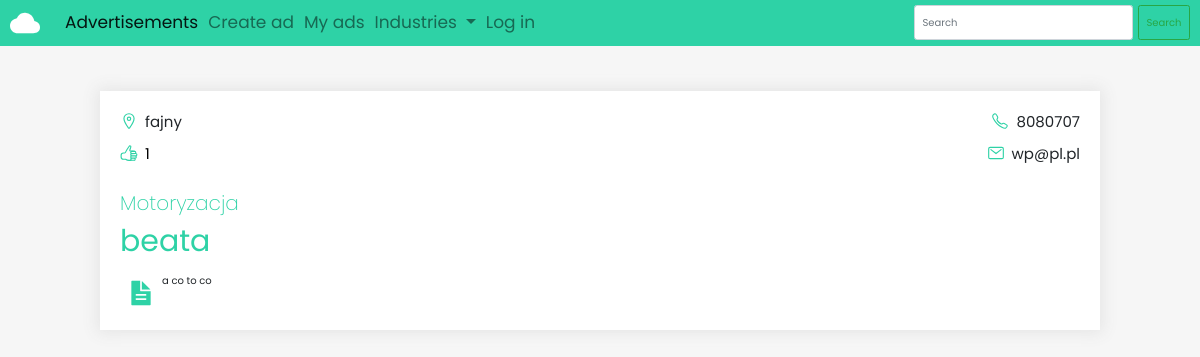
Page /8 on the committed database.
### ads/models.py (models this page shows, shortened)
class Advertisement(models.Model):
    company = models.CharField(max_length=300)
    address = models.CharField(max_length=400)
    email = models.EmailField(max_length=254)
    phone = models.CharField(max_length=14)
    desc = models.TextField()
    industries = [
        ('', 'Choose industry'),
        ('nr', 'Nieruchomości'),
        ('zd', 'Zdrowie'),
        ('mt', 'Motoryzacja'),
        ('ft', 'Fitness')
    ]
    industry = models.CharField(max_length=2,choices=industries, default='')
    user = models.ForeignKey(User, on_delete = models.CASCADE, related_name='ads')
    likes = models.ManyToManyField(User, blank=True, related_name='likes')
    def display_industry(self):
        for industry in self.industries:
            if self.industry in industry:
                to_Display = industry[1]
        return to_Display
    def total_likes(self):
        return self.likes.count()

### ads/views.py (the view)
# urls.py: path('<int:adId>', views.detail, name = 'detail'),
def detail(request, adId):
    ad = get_object_or_404(Advertisement, pk=adId)
    if ad.likes.filter(id=request.user.id).exists():
        ad.is_liked = True
    else:
        ad.is_liked = False
    return render(request, 'detail.html', {'ad' : ad})

### ads/templates/detail.html (shortened to what this page needs)
{% extends 'base.html' %}
{% block content %}
<div class="row">
    <div class="ad-box" id="detail">
        <div class="info-line">
            <div class="info-data">
                <p class="small-info">
                    <ion-icon name="location-outline"></ion-icon>{{ad.address}}
                </p>
                <p class="small-info">
                    {% if ad.is_liked %}
                    <a href="{% url 'ads:like' ad.id %}">
                        <ion-icon name="thumbs-up"></ion-icon>{{ad.total_likes}}
                    </a>
                    {% else %}
                    <a href="{% url 'ads:like' ad.id %}">
                        <ion-icon name="thumbs-up-outline"></ion-icon>{{ad.total_likes}}
                    </a>
                    {% endif %}
                </p>
            </div>
            <div class="info-data">
                <p class="small-info">
                    <ion-icon name="call-outline"></ion-icon>{{ad.phone}}
                </p>
                <p class="small-info">
                    <ion-icon name="mail-outline"></ion-icon>{{ad.email}}
                </p>
            </div>
        </div>
        <div class="main-box">
            <p class="industry">{{ad.display_industry}}</p>
            <h2>{{ad.company}}</h2>
            <div class="desc-row">
            <p><ion-icon name="document-text-sharp"></ion-icon></p>
                {{ad.desc}}
            </div>
        </div>
        </div>
    </div>
{% endblock content %}

### ads/static/css/styles.css (style rules this page uses)
* { margin: 0; padding: 0; box-sizing: border-box; }
:root { --background: #f6f6f6; --primary: #2ed2a6; }
html, body { font-size: 10px; font-family: 'Poppins', sans-serif; background-color: var(--background); }
a, a:hover { text-decoration: none; color: black; }
.row { max-width: 1200px; margin: 0 auto; }
.ad-box { width: 100%; background-color: #fff; padding: 1.5rem; box-shadow: 0 0 15px 3px #e5e5e5; transition: box-shadow 0.4s; height: 100%; }
.ad-box h2 { font-size: 2.5rem; font-weight: 400; color: var(--primary); }
.ad-box ion-icon { color: var(--primary); font-size: 1.8rem; margin-right: 0.7rem; margin-bottom: -3px; }
.small-info { font-size: 1.5rem; margin: 0; }
#detail { max-width: 1000px; margin: 0 auto; margin-top: 4.5rem; padding: 2rem; }
.info-line { display: flex; justify-content: space-between; }
.info-data:last-child { text-align: right; }
.info-data p { margin-bottom: 1rem; }
.industry { color: var(--primary); font-size: 2rem; font-weight: 200; margin-bottom: 0.5rem; margin-top: 1.2rem; }
.main-box h2 { font-size: 3rem; margin-bottom: 0.5rem; }
.desc-row { display: flex; margin-top: 1.4rem; justify-content: flex-start; }
.desc-row ion-icon { font-size: 2.8rem; margin-bottom: -14px; }
.desc-row p { text-align: justify; font-size: 1.8rem; font-weight: 300; margin-left: 0.7rem; }

### rows in the picture
Advertisement: address "fajny", total_likes "1", phone "8080707", email "wp@pl.pl", display_industry "Motoryzacja", company "beata", desc "a co to co"
